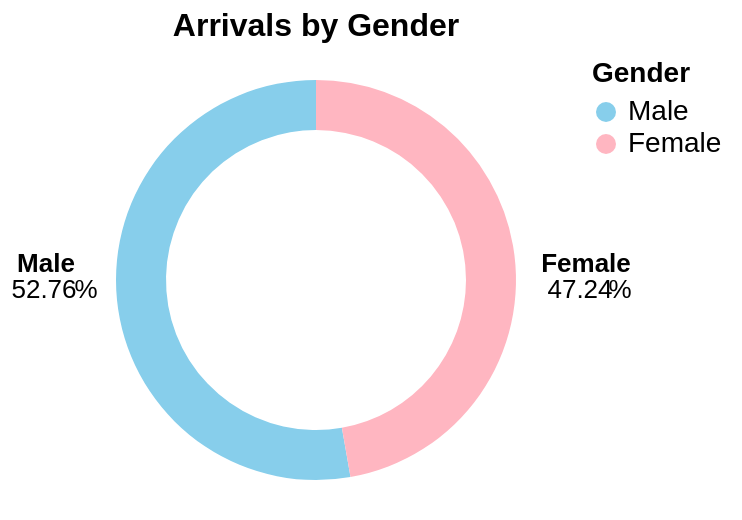

Express this chart as Vega-Lite.
### Vega-Lite specification from a JSON file in a GitHub repository (floating-point values rounded to 4 significant figures)
{"$schema": "https://vega.github.io/schema/vega-lite/v5.json", "description": "Donut chart to show male and female arrivals", "title": {"text": "Arrivals by Gender", "fontSize": 16, "anchor": "middle"}, "width": 230, "height": 230, "data": {"values": [{"gender": "Male", "percentage": 52.76, "count": 1862082, "total": 3528338}, {"gender": "Female", "percentage": 47.24, "count": 1666256, "total": 3528338}]}, "layer": [{"mark": {"type": "arc", "innerRadius": 75, "outerRadius": 100, "tooltip": true}, "encoding": {"theta": {"field": "percentage", "type": "quantitative", "stack": true}, "color": {"field": "gender", "type": "nominal", "scale": {"domain": ["Male", "Female"], "range": ["#87CEEB", "#FFB6C1"]}, "title": "Gender"}, "tooltip": [{"field": "gender", "type": "nominal", "title": "Gender"}, {"field": "total", "type": "quantitative", "title": "Total Arrivals", "format": ","}, {"field": "count", "type": "quantitative", "title": "Total Gender Arrivals", "format": ","}, {"field": "percentage", "type": "quantitative", "title": "Percentage"}]}}, {"mark": {"type": "text", "dx": -136, "dy": 5, "fontSize": 13}, "encoding": {"theta": {"field": "percentage", "type": "quantitative"}, "radius": {"value": 0}, "text": {"condition": {"test": "datum.gender === 'Male'", "field": "percentage", "type": "quantitative", "format": ".2f"}, "else": {"value": ""}}}}, {"mark": {"type": "text", "dx": 132, "dy": 5, "fontSize": 13}, "encoding": {"theta": {"field": "percentage", "type": "quantitative"}, "radius": {"value": 0}, "text": {"condition": {"test": "datum.gender === 'Female'", "field": "percentage", "type": "quantitative", "format": ".2f"}, "else": {"value": ""}}}}, {"mark": {"type": "text", "dx": -135, "dy": -8, "fontWeight": "bold", "fontSize": 13}, "encoding": {"theta": {"field": "gender", "type": "nominal"}, "radius": {"value": 0}, "text": {"condition": {"test": "datum.gender === 'Male'", "field": "gender", "type": "nominal"}, "else": {"value": ""}}}}, {"mark": {"type": "text", "dx": 135, "dy": -8, "fontWeight": "bold", "fontSize": 13}, "encoding": {"theta": {"field": "gender", "type": "nominal"}, "radius": {"value": 0}, "text": {"condition": {"test": "datum.gender === 'Female'", "field": "gender", "type": "nominal"}, "else": {"value": ""}}}}, {"mark": {"type": "text", "dx": -115, "dy": 5, "fontSize": 13}, "encoding": {"theta": {"field": "percentage", "type": "quantitative"}, "radius": {"value": 0}, "text": {"condition": {"test": "datum.gender === 'Male'", "value": "%"}, "else": {"value": ""}}}}, {"mark": {"type": "text", "dx": 152, "dy": 5, "fontSize": 13}, "encoding": {"theta": {"field": "percentage", "type": "quantitative"}, "radius": {"value": 0}, "text": {"condition": {"test": "datum.gender === 'Female'", "value": "%"}, "else": {"value": ""}}}}], "config": {"legend": {"orient": "right", "padding": 5, "labelFontSize": 14, "titleFontSize": 14, "labelPadding": 12}}}
